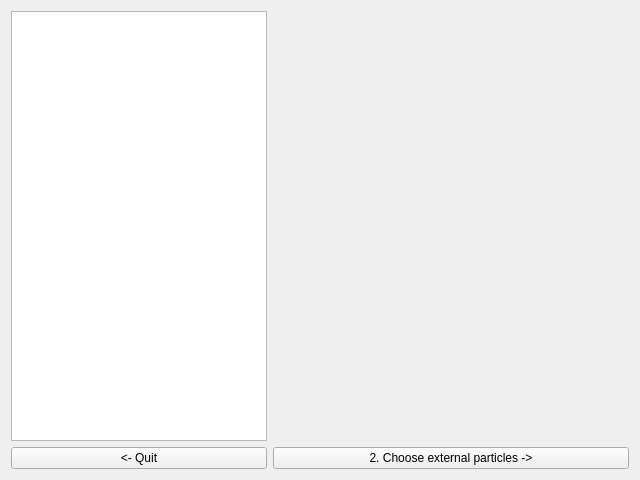
<?xml version="1.0" encoding="UTF-8"?>
<ui version="4.0">
 <class>UI_Step1</class>
 <widget class="QWidget" name="UI_Step1">
  <property name="geometry">
   <rect>
    <x>0</x>
    <y>0</y>
    <width>640</width>
    <height>480</height>
   </rect>
  </property>
  <property name="windowTitle">
   <string>1. Choose Feynman rules..</string>
  </property>
  <layout class="QGridLayout" name="gridLayout">
   <item row="0" column="0">
    <widget class="QListWidget" name="theories">
     <property name="sizePolicy">
      <sizepolicy hsizetype="Fixed" vsizetype="Expanding">
       <horstretch>0</horstretch>
       <verstretch>0</verstretch>
      </sizepolicy>
     </property>
    </widget>
   </item>
   <item row="0" column="1">
    <layout class="QGridLayout" name="interactionVertexes"/>
   </item>
   <item row="1" column="0">
    <widget class="QPushButton" name="quitButton">
     <property name="text">
      <string>&lt;- Quit</string>
     </property>
    </widget>
   </item>
   <item row="1" column="1">
    <widget class="QPushButton" name="nextButton">
     <property name="text">
      <string>2. Choose external particles -&gt;</string>
     </property>
    </widget>
   </item>
  </layout>
 </widget>
 <resources/>
 <connections/>
</ui>
